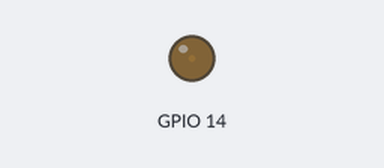
The sketch below on a simulated ESP32. Parts: output pins drawn as LEDs (lit = HIGH).

Above: at 0.05 s.
At 1.3 s:
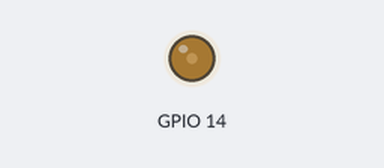
At 2.55 s:
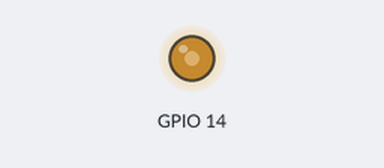
At 5.1 s:
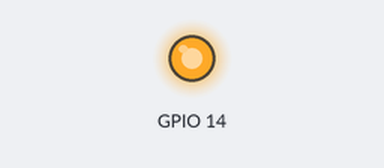
Timing chart, 0 to 6.7 s (numbered marks = the images above):
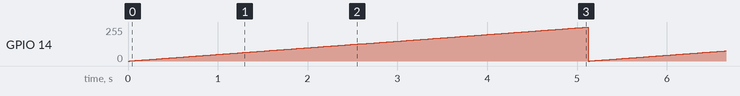

Measured:
- by itself, GPIO 14: ramps from 0/255 to 255/255 and jumps back, once every 5.1 s

The sketch:

prog.3_21.12.21.ino
```cpp
// setting PWM properties
const int freq = 5000;
const int ledChannel = 0;
const int resolution = 8;

void setup(){
  // configure LED PWM functionalitites
  ledcSetup(ledChannel, freq, resolution);
 // ledcSetup(ledChannel, freq, resolution);
 // ledcSetup(ledChannel, freq, resolution);

  // attach the channel to the GPIO to be controlled
  ledcAttachPin(14, 0);
}

void loop(){
  // increase the LED brightness
  for(int dutyCycle = 0; dutyCycle <= 255; dutyCycle++){
    // changing the LED brightness with PWM
    ledcWrite(ledChannel, dutyCycle);
    delay(20);
  }}
```
